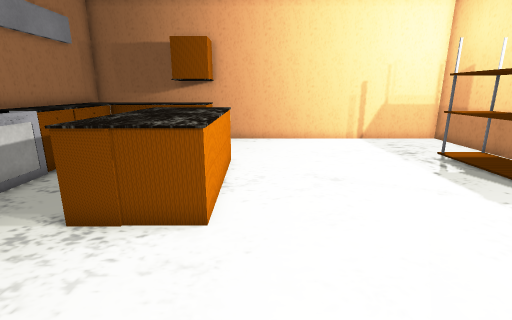
view 1 (above)

17 first-person views from a walk through a scene from a Unity 3-D project. The camera is 1.5 m above the floor, tilts 14° down and sees 85° across. The floor is counted in squares, 0.5 m on a side. Each view is taken from the middle of a square. On the plan, view 1 faces up. The plan holds only what a view shows up to about 20 squares ahead; the rest is blank. The place goes on beyond the plan. The player is left out. Some surface patterns are stand-ins.

view 2
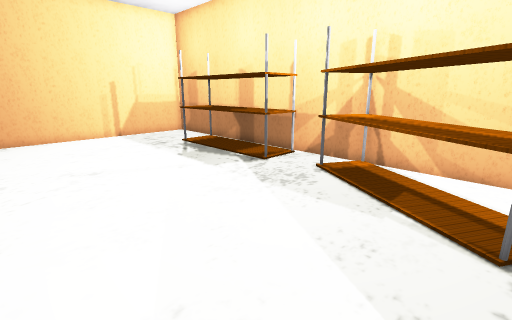

view 3
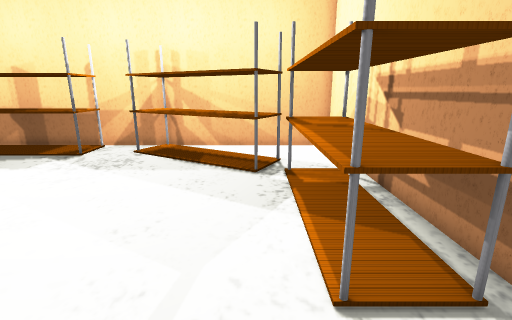

view 4
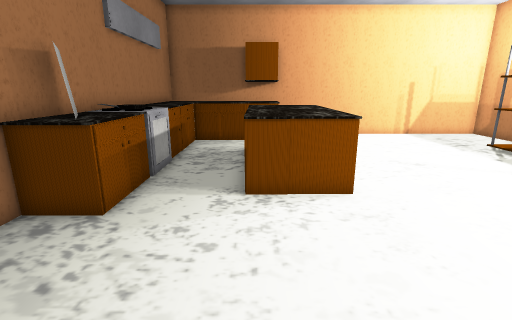

view 5
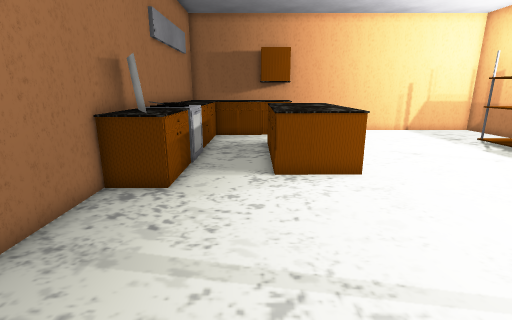

view 6
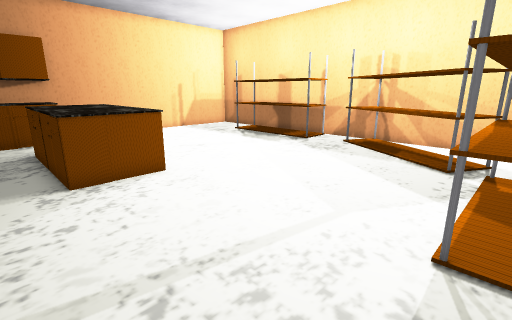

view 7
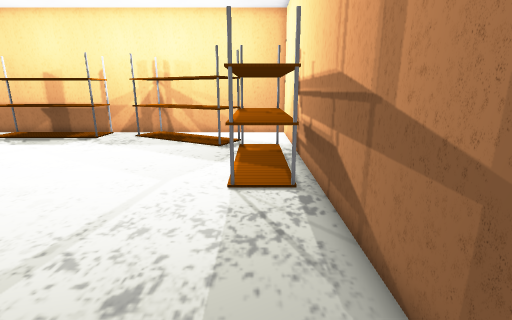

view 8
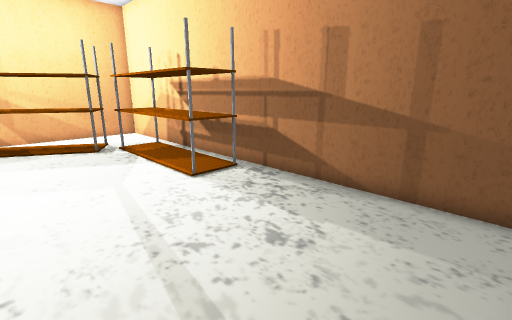

view 9
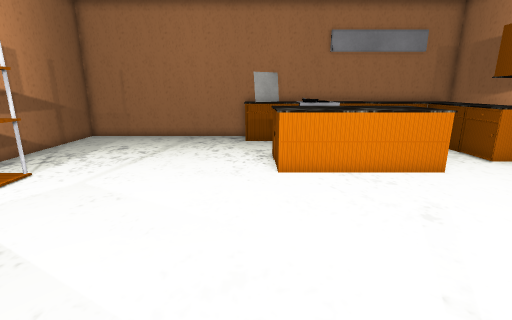

view 10
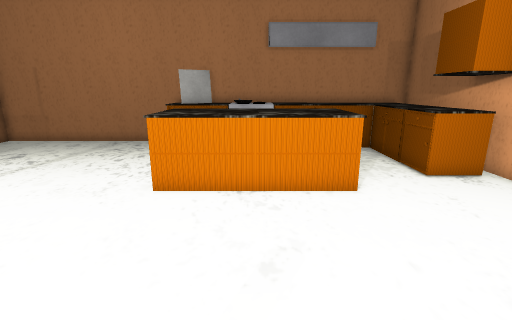

view 11
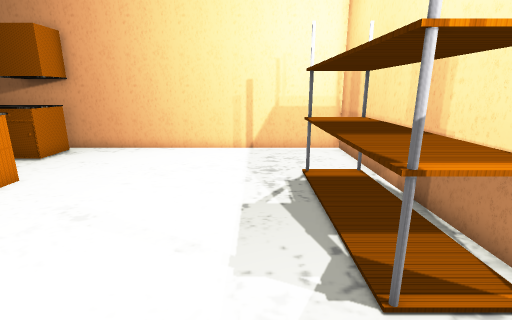

view 12
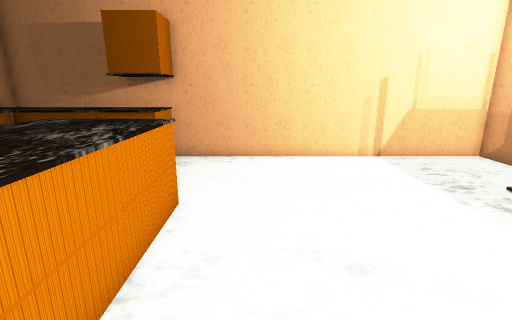

view 13
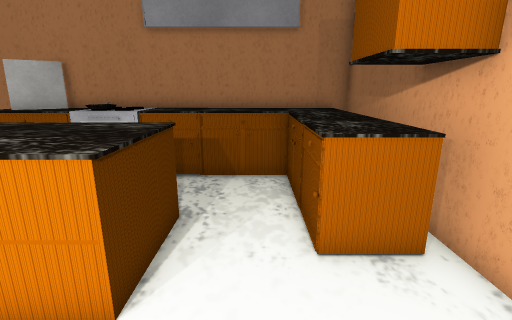

view 14
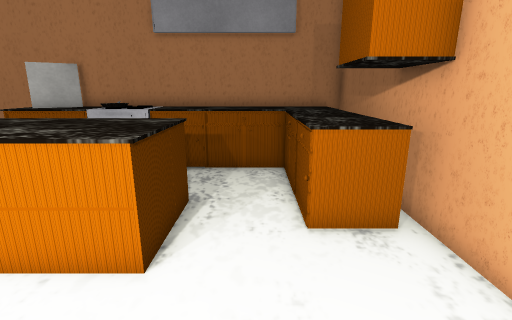

view 15
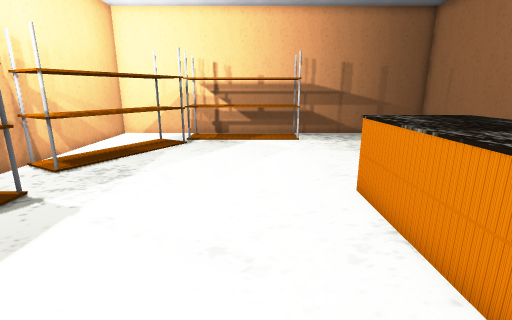

view 16
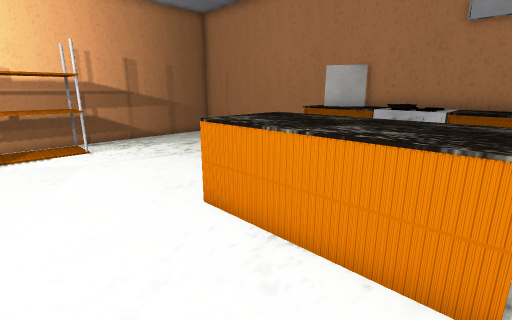

view 17
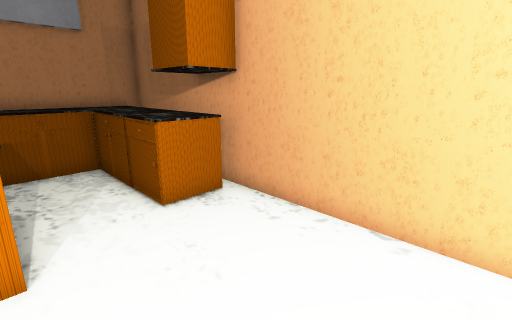

### Floor plan
Points are (right, up) in squares from view 1. A wall is a line through its corners. A room is listed if a view was taken in it or the views show most of it. See-through windows are left out.
Room 1 (views 1, 2, 3, 4, 5, 6, 7, 8, 9, 10, 11, 12, 13, 14, 15, 16, 17)
walls: (-9.8, 17.8) (-9.8, -6.1) (11.5, -6.1) (11.5, 17.8) (-1.5, 17.8)
objects: oven (-10, 8) to (-8, 10); cabinet (-9, 4) to (-8, 7); cabinet (-9, 11) to (-8, 12); cabinet (-9, 13) to (-8, 14); other object (-9, 15) to (-8, 17); cabinet (-7, 15) to (-6, 17); cabinet (-5, 15) to (-3, 17); cabinet (-4, 6) to (-3, 9); cabinet (-4, 10) to (-3, 12); shelf (-2, 6) to (-1, 9); shelf (-2, 10) to (-1, 12); shelf (-1, -5) to (6, -3); shelf (6, -3) to (11, 4); shelf (9, 6) to (11, 13)

Where each view was taken, in squares from view 1:
view 1: 0 up, 0 right, facing up
view 2: 2 down, 0 right, facing up-right
view 3: 2 down, 4 left, facing right
view 4: 2 down, 4 left, facing up
view 5: 4 down, 5 left, facing up
view 6: 4 down, 6 left, facing up-right
view 7: 4 down, 9 left, facing right
view 8: 2 up, 9 left, facing down-right
view 9: 5 up, 9 right, facing left
view 10: 9 up, 7 right, facing left
view 11: 3 up, 7 right, facing up
view 12: 5 up, 1 right, facing up
view 13: 14 up, 2 right, facing left
view 14: 14 up, 3 right, facing left
view 15: 14 up, 2 right, facing down
view 16: 12 up, 3 right, facing down-left
view 17: 12 up, 4 right, facing up-left
